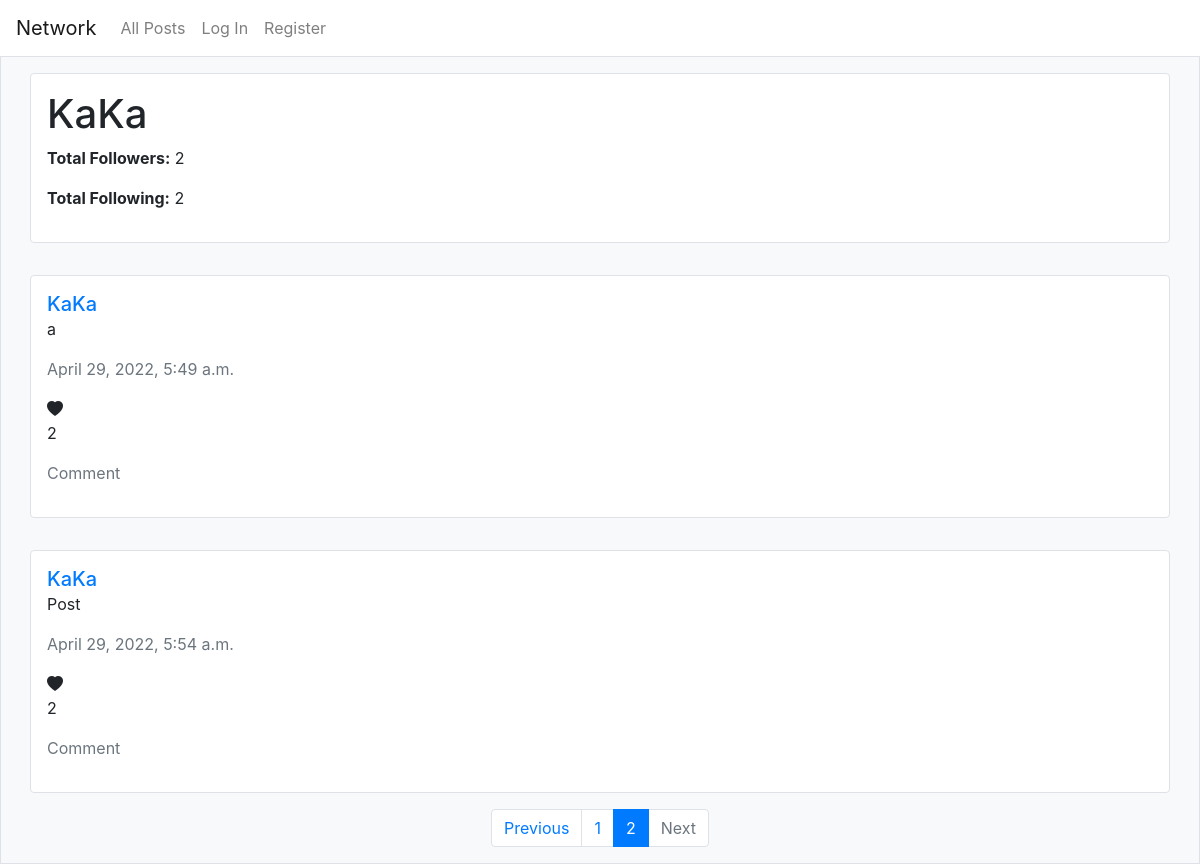
Page /profile/7?pnum=2 on the earlier database version.
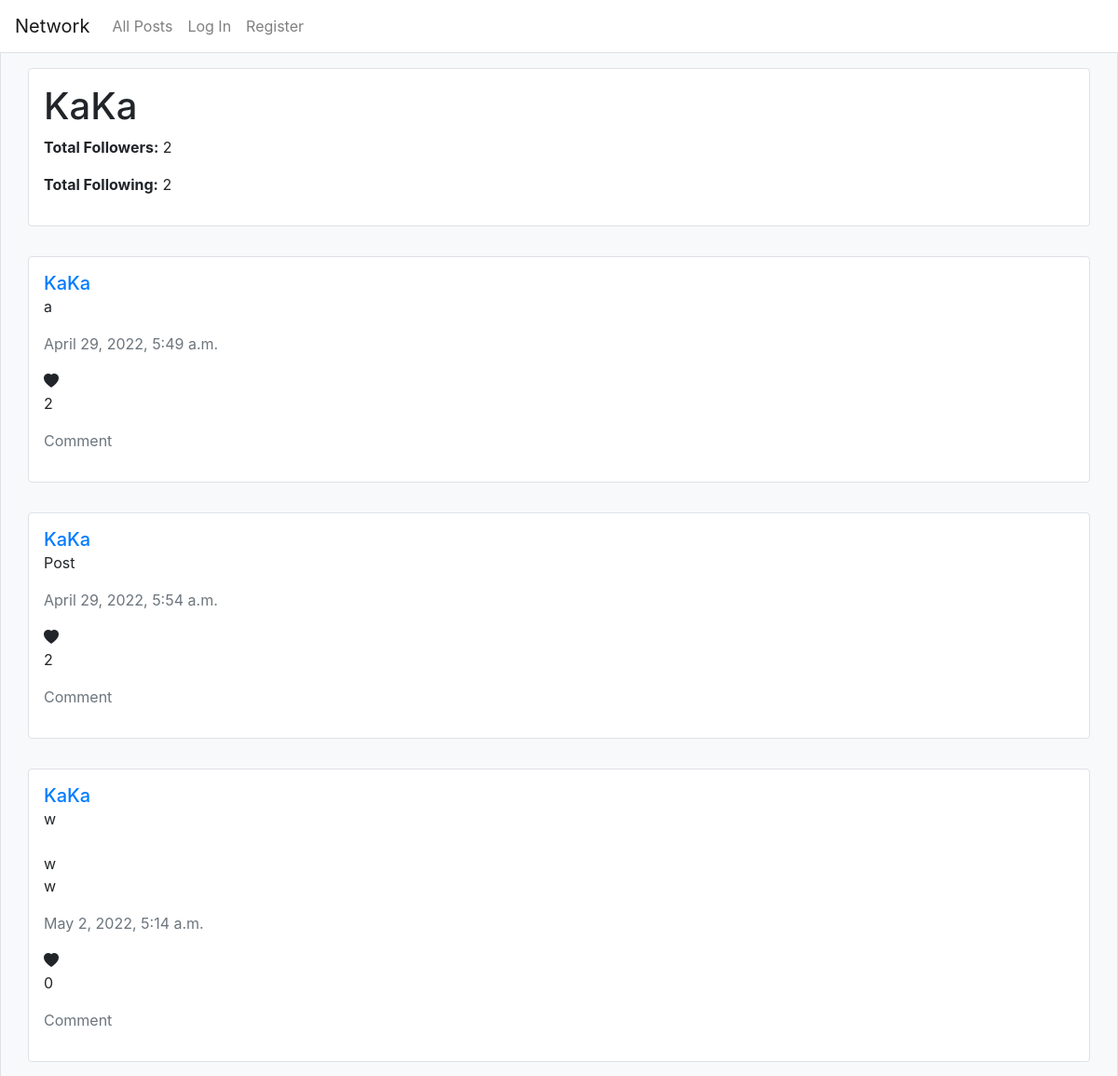
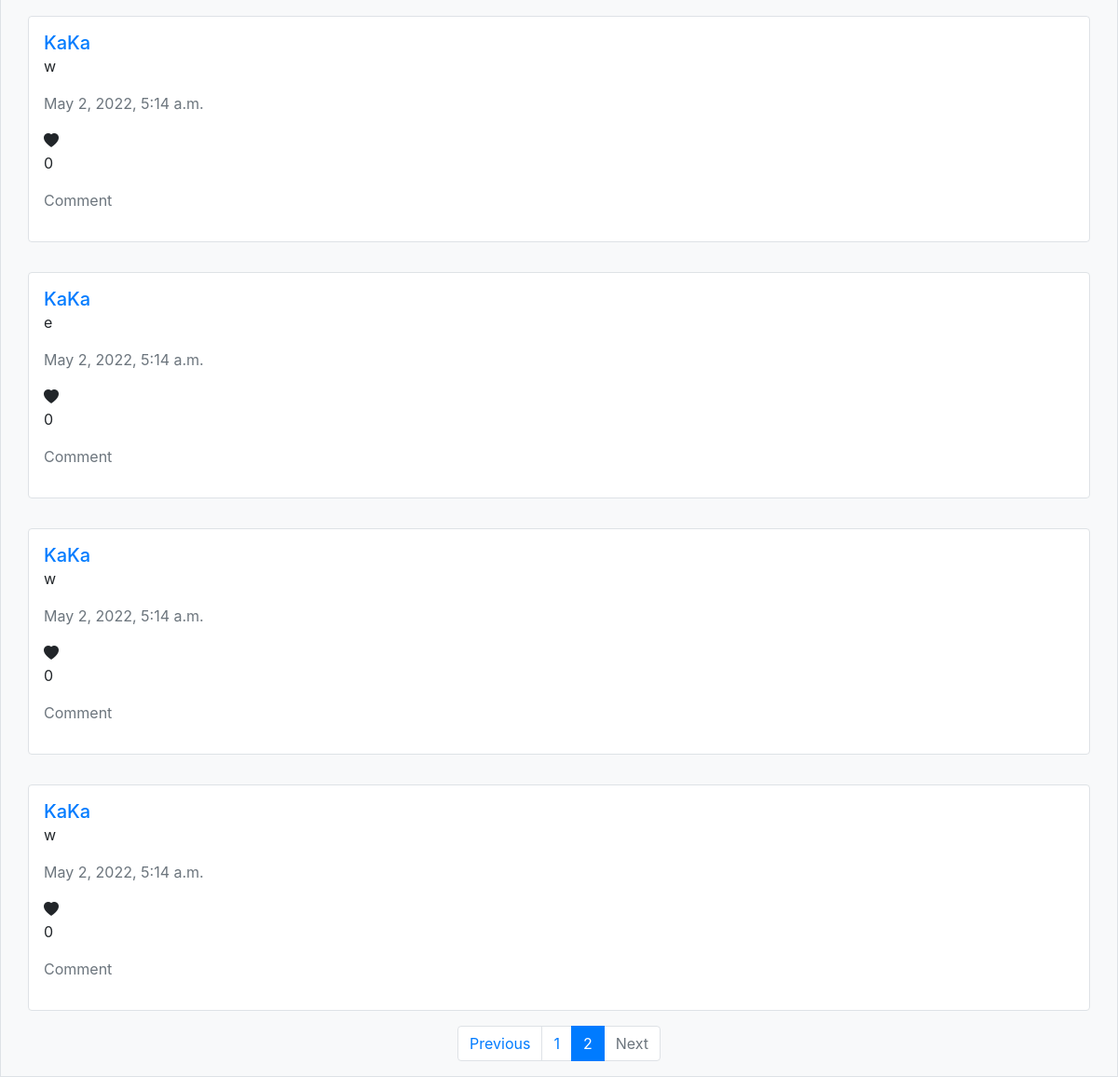
Same page on the later database version (2 pictures, top to bottom).
### network/models.py (models this page shows, shortened)
class BaseModel(models.Model):
    content = models.TextField()
    likes = models.PositiveIntegerField(default=0)
    date_created = models.DateTimeField(auto_now_add=True)
    class Meta:
        abstract = True

class Post(BaseModel):
    author = models.ForeignKey(
        settings.AUTH_USER_MODEL, null=True, on_delete=models.SET_NULL, related_name="post")

class User(AbstractUser):
    following = models.ManyToManyField(
        "self", null=True, blank=True, symmetrical=False, related_name="follower")
    liked_post = models.ManyToManyField(
        "Post", null=True, blank=True, related_name="liked_user")
    liked_comment = models.ManyToManyField(
        "Comment", null=True, blank=True, related_name="liked_user")
    @property
    def total_followers(self):
        return User.objects.filter(following=self).count()
    @property
    def total_following(self):
        return self.following.count()

### network/views.py (the view)
def profile_view(request, user_id):
    try:
        user_data = User.objects.get(pk=user_id)
    except:
        return HttpResponseRedirect(reverse("error"))
    if not request.user.is_authenticated:
        is_following = False
    else:
        is_following = request.user.following.filter(id=user_data.id).exists()
    posts = Post.objects.filter(author=user_data)
    paginator = Paginator(posts, 10)
    page_number = request.GET.get("pnum", 1)
    page_obj = paginator.get_page(page_number)
    if request.user.is_authenticated:
        for obj in page_obj:
            obj.is_liked = request.user.liked_post.filter(pk=obj.id).exists()
    return render(request, "network/profile.html", {
        "user_data": user_data,
        "is_following": is_following,
        "page_obj": page_obj,
        "name": "profile"
    })

### network/templates/network/profile.html (shortened to what this page needs)
{% extends "network/layout.html" %}
{% load static %}
{% block body %}
    <div class="container my-3 p-3 rounded border border-1 bg-white">
        <h1 id="profile-name">{{ user_data.username }}</h1>
        <p>
            <b>Total Followers:</b>
            <span id="total-followers">{{ user_data.total_followers }}</span>
        </p>
        <p>
            <b>Total Following:</b>
            <span id="total-following">{{ user_data.total_following }}</span>
        </p>
    </div>
    {% include "network/content.html" %}
{% endblock %}

### network/templates/network/content.html (shortened to what this page needs)
{% for post in page_obj %}
    <div class="container my-3 p-3 rounded border border-1 bg-white">
        <a href="{% url 'profile' post.author.id %}" class="h5">{{ post.author.username }}</a>
        <div class="content-container" data-id="{{ post.id }}">
            <p class="content">{{ post.content }}</p>
        </div>
        <p class="date-created text-muted">{{ post.date_created }}</p>
        {% if post.is_liked %}
            <i class="like-post-btn bi bi-heart-fill" style="color: red" data-id="{{ post.id }}"></i>
        {% else %}
            <i class="like-post-btn bi bi-heart-fill" data-id="{{ post.id }}"></i>
        {% endif %}
        <p class="like-count">{{ post.likes }}</p>
        <p class="comment text-muted" data-id="{{ post.id }}">Comment</p>
    </div>
{% empty %}
    <h1>No post yet.</h1>
{% endfor %}
<nav aria-label="Page navigation">
    <ul class="pagination">
        {% if page_obj.has_previous %}
            <li class="page-item"><a class="page-link" href="?pnum={{ page_obj.previous_page_number }}">Previous</a></li>
        {% else %}
            <li class="page-item disabled"><a class="page-link" href="#">Previous</a></li>
        {% endif %}
        {% for i in page_obj.paginator.page_range %}
            {% if i <= page_obj.number|add:2 and i >= page_obj.number|add:-2 %}
                {% if i == page_obj.number %}
                    <li class="page-item active"><a class="page-link" href="?pnum={{ i }}">{{ i }}</a></li>
                {% else %}
                    <li class="page-item"><a class="page-link" href="?pnum={{ i }}">{{ i }}</a></li>
                {% endif %}
            {% endif %}
        {% endfor %}
        {% if page_obj.has_next %}
            <li class="page-item"><a class="page-link" href="?pnum={{ page_obj.next_page_number }}">Next</a></li>
        {% else %}
            <li class="page-item disabled"><a class="page-link" href="#">Next</a></li>
        {% endif %}
    </ul>
</nav>

Differences in the rows shown:
added Post: author.username "KaKa", content "w w w", date_created "May 2, 2022, 5:14 a.m.", likes "0"
added Post: author.username "KaKa", content "w", date_created "May 2, 2022, 5:14 a.m.", likes "0"
added Post: author.username "KaKa", content "e", date_created "May 2, 2022, 5:14 a.m.", likes "0"
added Post: author.username "KaKa", content "w", date_created "May 2, 2022, 5:14 a.m.", likes "0"
added Post: author.username "KaKa", content "w", date_created "May 2, 2022, 5:14 a.m.", likes "0"
